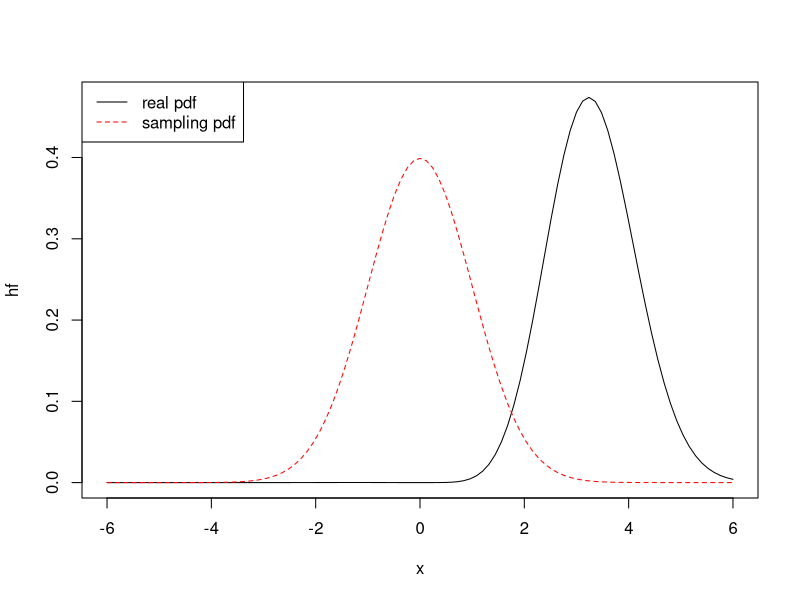

Generate this figure with R:
## ---- chunk 1
isAppr <- function(n, h, df, dg, rg, ...) {
  x <- rg(n, ...)
  mean( h(x) * df(x) / dg(x, ...) )
}

h <- function(x) x^2
df <- function(x){
  1/(5*sqrt(2*pi))*x^2*exp(-(x-2)^2/2)
}

mySummary <- function(nrep, n, h, df, dg, rg) {
##    browser()
    sim <- replicate(nrep, isAppr(n, h, df, dg, rg))
    c(mean = mean(sim), sd = sd(sim))
}
## ---- chunk 2
result = as.data.frame(sapply(c(1000,10000,50000), 
       function(shp) {
           rg <- function(n) rnorm(n)
           dg <- function(x) dnorm(x)
           mySummary(100, shp, h, df, dg, rg)
       }))
names(result) = c('1000samples','10000samples','50000samples')
print(result)
## ---- chunk 3
hf <- function(x){
  (x^2/(5*sqrt(2*pi))*x^2*exp(-(x-2)^2/2))/integrate(function(x) (x^2/(5*sqrt(2*pi))*x^2*exp(-(x-2)^2/2)),lower=-Inf,upper=Inf)$value
}


plot(hf,xlim=c(-6,6))
plot(dnorm,xlim=c(-6,6),col='red',lty=2,add=TRUE)
legend('topleft', legend=c("real pdf", "sampling pdf"),col=c("black", "red"), lty=1:2)
## ---- chunk 4
optimize(hf,c(0,6),maximum=TRUE)
## ---- chunk 5
result = as.data.frame(sapply(c(1000,10000,50000), 
       function(shp) {
           rg <- function(n) rnorm(n,mean = 3.2)
           dg <- function(x) dnorm(x, mean = 3.2)
           mySummary(100, shp, h, df, dg, rg)
       }))
names(result) = c('1000samples','10000samples','50000samples')
print(result)
## ---- chunk 6
rGBM <- function(tgrid, sigma, r = 0.05,s0 = 1) {
    dt <- diff(tgrid)
    s <- exp((r-sigma^2/2)*dt+sigma*rnorm(length(dt),sd = sqrt(dt),mean = 0))
    c(s0, cumprod(s) * s0)
}
## ---- chunk 7
size = 5000
sigma = 0.5
T = 1
n = 12
result = numeric(0)
for(K in c(1.1,1.2,1.3,1.4,1.5)){
  Sa = numeric(0)
  Sg = numeric(0)
  St = numeric(0)
  
  for(i in 1:size){
    st = rGBM(seq(0,1,length.out = n+1),sigma=sigma)[-1]
    Sa[i] = mean(st)
    Sg[i] = exp(mean(log(st)))
    St[i] = st[n]
  }
  
  Pa = pmax(0,Sa-K)*exp(-0.05*T)
  Pe = pmax(0,St-K)*exp(-0.05*T)
  Pg = pmax(0,Sg-K)*exp(-0.05*T)
  
  result = c(result,c(cor(Pa,St),cor(Pa,Pe),cor(Pa,Pg)))
}
re = data.frame(matrix(result,nrow=3))

names(re)=c('K=1.1','K=1.2','K=1.3','K=1.4','K=1.5')
row.names(re)=c('Corr(Pa,St)','Corr(Pa,Pe)','Corr(Pa,Pg)')
print(re)
## ---- chunk 8
size = 5000
K = 1.5
T = 1
n = 12
result = numeric(0)
for(sigma in c(0.2,0.3,0.4,0.5)){
  Sa = numeric(0)
  Sg = numeric(0)
  St = numeric(0)
  
  for(i in 1:size){
    st = rGBM(seq(0,1,length.out = n+1),sigma=sigma)[-1]
    Sa[i] = mean(st)
    Sg[i] = exp(mean(log(st)))
    St[i] = st[n]
  }
  
  Pa = pmax(0,Sa-K)*exp(-0.05*T)
  Pe = pmax(0,St-K)*exp(-0.05*T)
  Pg = pmax(0,Sg-K)*exp(-0.05*T)
  
  result = c(result,c(cor(Pa,St),cor(Pa,Pe),cor(Pa,Pg)))
}
re = data.frame(matrix(result,nrow=3))

names(re)=c('sigma=0.2','sigma=0.3','sigma=0.4','sigma=0.5')
row.names(re)=c('Corr(Pa,St)','Corr(Pa,Pe)','Corr(Pa,Pg)')
print(re)
## ---- chunk 9
size = 5000
K = 1.5
sigma = 0.5
n = 12
result = numeric(0)
for(T in c(0.4,0.7,1,1.3,1.6)){
  Sa = numeric(0)
  Sg = numeric(0)
  St = numeric(0)
  
  for(i in 1:size){
    st = rGBM(seq(0,1,length.out = n+1),sigma=sigma)[-1]
    Sa[i] = mean(st)
    Sg[i] = exp(mean(log(st)))
    St[i] = st[n]
  }
  
  Pa = pmax(0,Sa-K)*exp(-0.05*T)
  Pe = pmax(0,St-K)*exp(-0.05*T)
  Pg = pmax(0,Sg-K)*exp(-0.05*T)
  
  result = c(result,c(cor(Pa,St),cor(Pa,Pe),cor(Pa,Pg)))
}
re = data.frame(matrix(result,nrow=3))

names(re)=c('T=0.4','T=0.7','T=1','T=1.3','T=1.6')
row.names(re)=c('Corr(Pa,St)','Corr(Pa,Pe)','Corr(Pa,Pg)')
print(re)
## ---- chunk 10
size = 5000
K = 1.5
sigma = 0.4
T = 1
n = 12
Sa = numeric(0)
Sg = numeric(0)

for(i in 1:size){
  st = rGBM(seq(0,1,length.out = n+1),sigma=sigma)[-1]
  Sa[i] = mean(st)
  Sg[i] = exp(mean(log(st)))
}
  
Pa = pmax(0,Sa-K)*exp(-0.05*T)
Pg = pmax(0,Sg-K)*exp(-0.05*T)

b = cov(Pa,Pg)/var(Pa)
Pacv = Pa - b * (Pg-mean(Pg))


result = c(mean(Pa),sd(Pa),mean(Pacv),sd(Pacv))
re = data.frame(matrix(result,nrow=2))
names(re)=c('No control variate','With control variate')
row.names(re)=c('mean','sd')

print(re)

